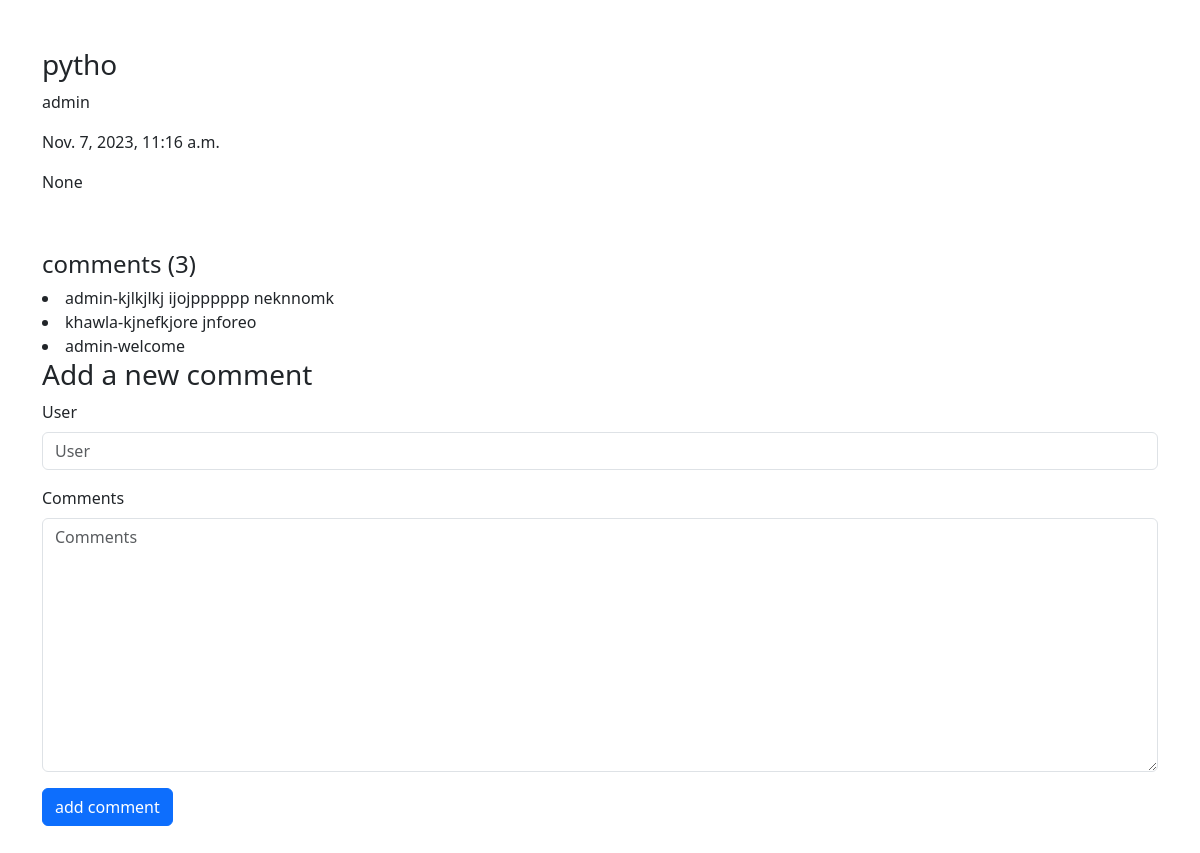
Page /posts/1 on the earlier database version.
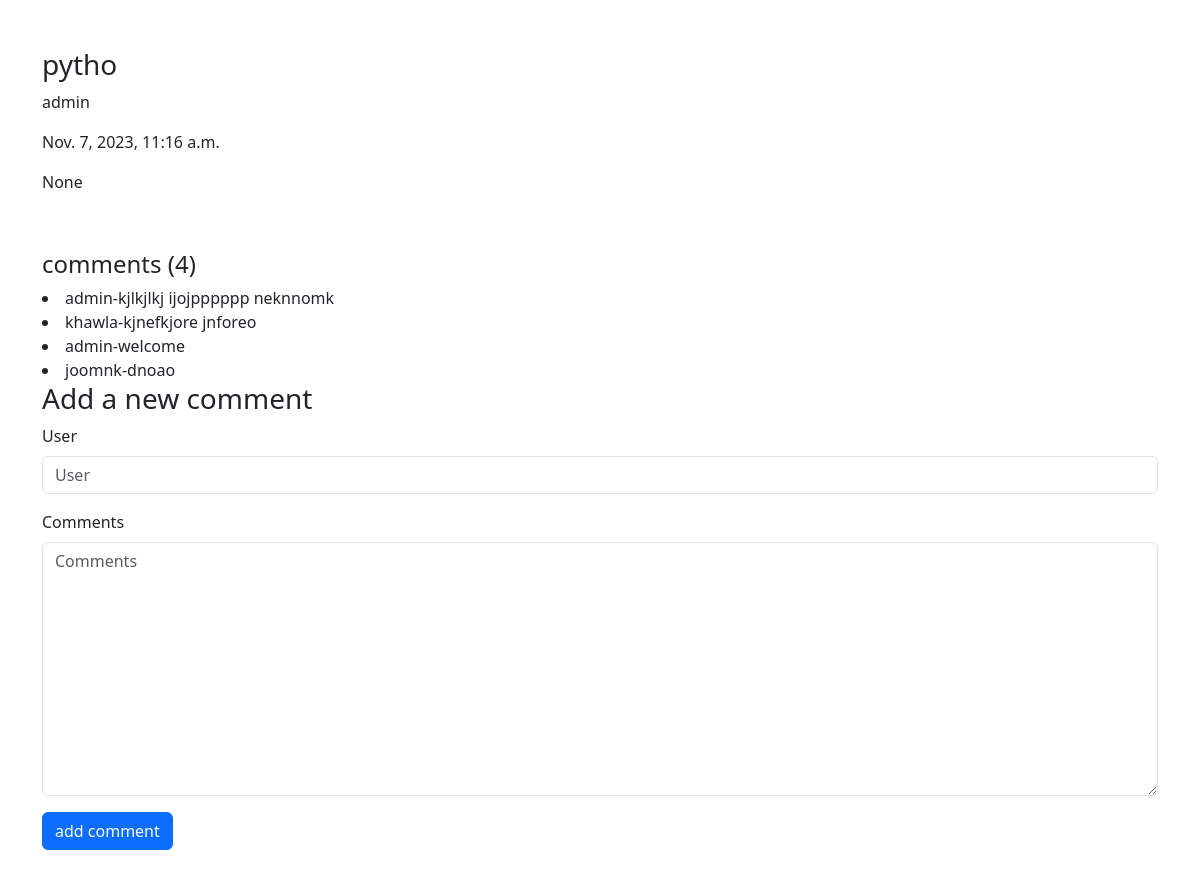
Same page on the later database version.
### posts/models.py (models this page shows, shortened)
class Comments(models.Model):
    post=models.ForeignKey(Post,related_name='comment_post',on_delete=models.CASCADE)
    user=models.CharField(max_length=50)
    Comments=models.TextField(max_length=500)
    created_at=models.DateTimeField(default=timezone.now)

### posts/views.py (the view)
# urls.py: path('posts/<int:post_id>',post_details),
def post_details(request,post_id):
    data=Post.objects.get(id=post_id)
    comments=Comments.objects.filter(post=data)          #to display comments in post #post >>coulmn in comment
    if request.method=='POST':
        form=CommentsForm(request.POST)
        if form.is_valid():
            myform=form.save(commit=False)
            myform.post=data
            myform.save()
    else:
        form=CommentsForm()
    context={
        'post_de':data,
        'comments':comments ,                            #dispaly comments in html
         'form':form
    }
    return render(request,'posts/post_details.html',context)

### posts/forms.py
class CommentsForm(forms.ModelForm):
    class Meta:
        model=Comments
        fields=['user','Comments']

### posts/models.py (called while the page is built)
    def __str__(self):
        return self.title

### posts/templates/posts/post_details.html (shortened to what this page needs)
{% load django_bootstrap5 %}
<!DOCTYPE html>
<html lang="en">
  <head>
    <link
      href="https://cdn.jsdelivr.net/npm/bootstrap@5.3.2/dist/css/bootstrap.min.css"
      rel="stylesheet"
    />
  </head>
  <body>
    <div class="container my-5">
    <div>    <h3>{{post_de}}</h3>
        <p>{{post_de.author}}</p>
        <p>{{post_de.publish_date}}</p>
        <p>{{post_de.category}}</p>
    </div>
    <div>
        <h4>comments  ({{comments|length}})</h4>
        {% for comment in comments %}
        <li>
            {{comment.user}}-{{comment.Comments}}
        </li>
        {%empty%}
        <li>there are no comments for these posts</li>
        {% endfor %}
    <h3>Add  a new comment</h3>
    <form  method="post">
       {% bootstrap_form form %}
       {% bootstrap_button button_type="submit" content="add comment" %}
    </form>
    </div>
  </body>
</html>

Differences in the rows shown:
added Comments: user "joomnk", Comments "dnoao"
Other differences:
{{ comments|length }}: "3" → "4"
